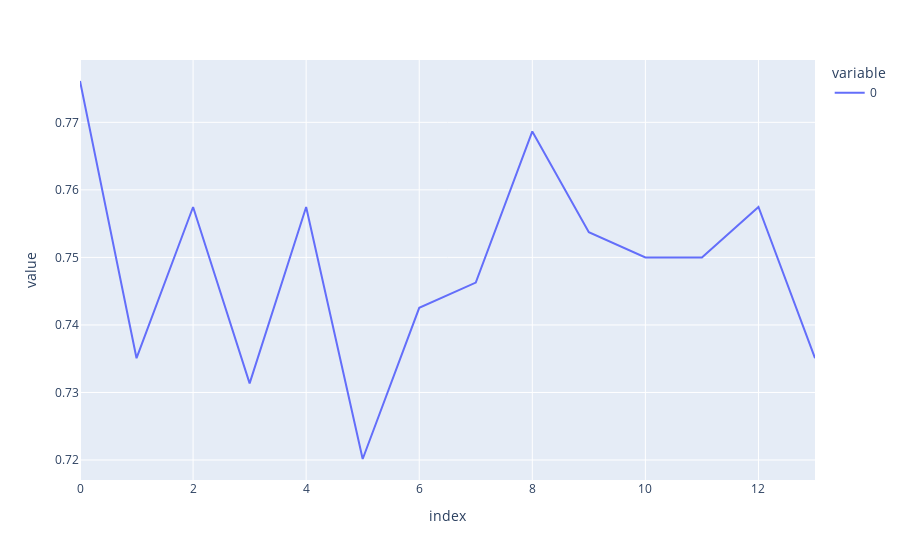

Notebook source saved alongside this figure:
### Code cell
px.line(k_result)

### Figure 1 — Plotly figure (JSON) as saved in the notebook; plotly's stock layout.template omitted (floating-point values rounded to 4 significant figures)
{"data": [{"hovertemplate": "variable=0<br>index=%{x}<br>value=%{y}<extra></extra>", "legendgroup": "0", "line": {"color": "#636efa", "dash": "solid"}, "marker": {"symbol": "circle"}, "mode": "lines", "name": "0", "orientation": "v", "showlegend": true, "type": "scatter", "x": [0, 1, 2, 3, 4, 5, 6, 7, 8, 9, 10, 11, 12, 13], "xaxis": "x", "y": [0.7761, 0.7351, 0.7575, 0.7313, 0.7575, 0.7201, 0.7425, 0.7463, 0.7687, 0.7537, 0.75, 0.75, 0.7575, 0.7351], "yaxis": "y"}], "layout": {"legend": {"title": {"text": "variable"}, "tracegroupgap": 0}, "margin": {"t": 60}, "xaxis": {"anchor": "y", "domain": [0, 1], "title": {"text": "index"}}, "yaxis": {"anchor": "x", "domain": [0, 1], "title": {"text": "value"}}}}
